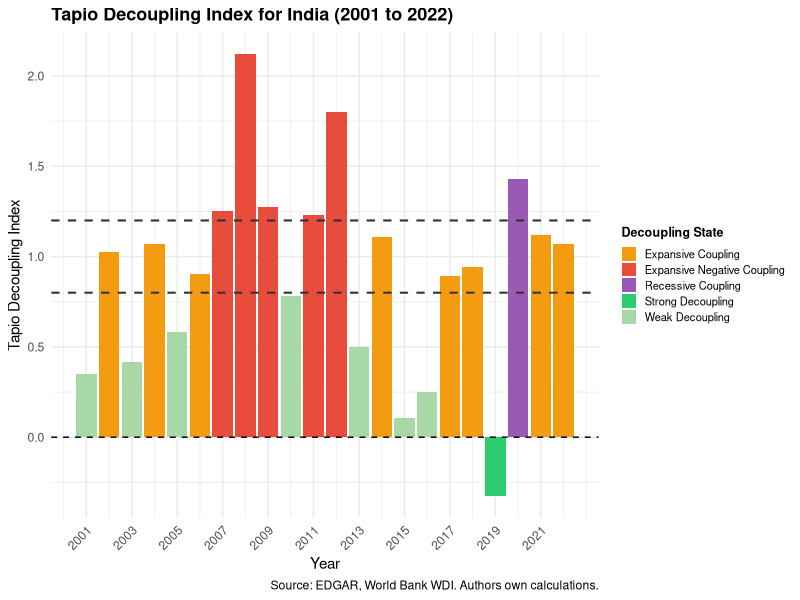

The R script that drew this image:
## ---- chunk 1
#| label: fig-tapio
#| fig-cap: "Tapio Decoupling Index for India (2001 to 2022)"
#| echo: false
#| warning: false
#| message: false

library(tidyverse)

# Load processed panel data
panel_data <- read_csv(here::here("data/processed/panel_data.csv"))

# Calculate Tapio index
tapio_data <- panel_data %>%
  arrange(year) %>%
  mutate(
    pct_change_co2 = (co2_total - lag(co2_total)) / lag(co2_total),
    pct_change_gdp = (gdp - lag(gdp)) / gdp,
    tapio_index = pct_change_co2 / pct_change_gdp
  ) %>%
  filter(!is.na(tapio_index)) %>%
  mutate(
    decoupling_state = case_when(
      pct_change_gdp > 0 & tapio_index < 0 ~ "Strong Decoupling",
      pct_change_gdp > 0 & tapio_index >= 0 & tapio_index < 0.8 ~ "Weak Decoupling",
      pct_change_gdp > 0 & tapio_index >= 0.8 & tapio_index < 1.2 ~ "Expansive Coupling",
      pct_change_gdp > 0 & tapio_index >= 1.2 ~ "Expansive Negative Coupling",
      pct_change_gdp < 0 & tapio_index > 0 ~ "Recessive Coupling",
      pct_change_gdp < 0 & tapio_index < 0 ~ "Recessive Decoupling",
      TRUE ~ "Undefined"
    )
  )

# Define colours
state_colours <- c(
  "Strong Decoupling"           = "#2ecc71",
  "Weak Decoupling"             = "#a8d8a8",
  "Expansive Coupling"          = "#f39c12",
  "Expansive Negative Coupling" = "#e74c3c",
  "Recessive Coupling"          = "#9b59b6"
)

# Plot
ggplot(tapio_data, aes(x = year, y = tapio_index, fill = decoupling_state)) +
  geom_col() +
  geom_hline(yintercept = 0, linetype = "dashed", color = "black") +
  geom_hline(yintercept = 0.8, linetype = "dashed", color = "gray20", linewidth = 0.7) +
  geom_hline(yintercept = 1.2, linetype = "dashed", color = "gray20", linewidth = 0.7) +
  scale_fill_manual(values = state_colours) +
  scale_x_continuous(breaks = seq(2001, 2022, by = 2)) +
  labs(
    title = "Tapio Decoupling Index for India (2001 to 2022)",
    x = "Year",
    y = "Tapio Decoupling Index",
    fill = "Decoupling State",
    caption = "Source: EDGAR, World Bank WDI. Authors own calculations."
  ) +
  theme_minimal() +
  theme(
    plot.title = element_text(face = "bold", size = 13),
    legend.position = "right",
    legend.text = element_text(size = 8),
    legend.key.size = unit(0.4, "cm"),
    legend.title = element_text(size = 9, face = "bold"),
    axis.text.x = element_text(angle = 45, hjust = 1)
  )
